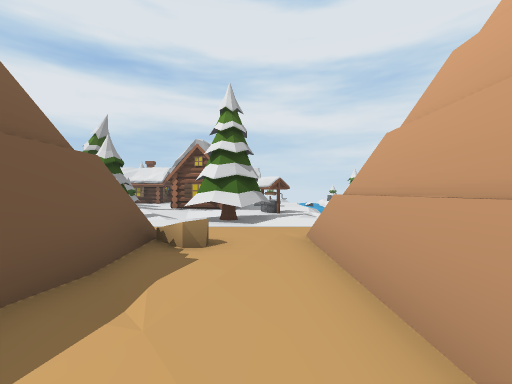
[1] (above)

23 first-person views from a walk through a 3-D level made in the Unity game engine. The camera is 1.5 m above the floor, looks level and sees 90° across. The floor is counted in squares, 2 m on a side. Each view is taken from the middle of a square. On the plan, view 1 faces up. The plan holds only what a view shows up to about 9 squares ahead; the rest is blank. The place goes on beyond the plan. The player character is not drawn.

[2]
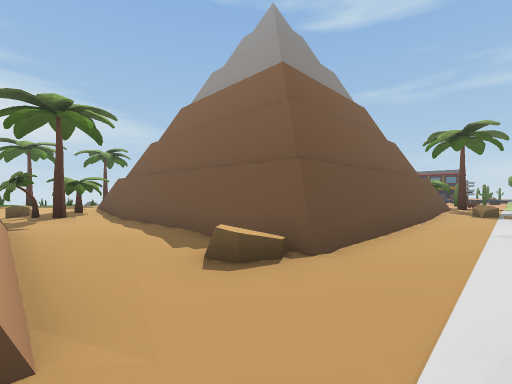

[3]
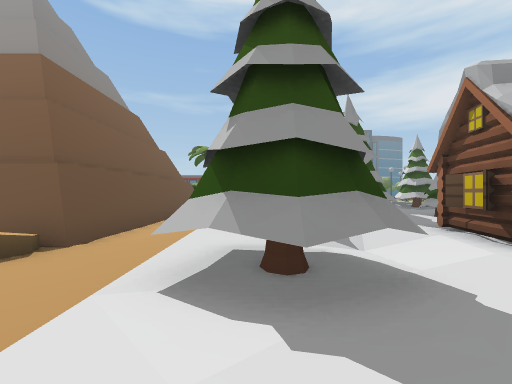

[4]
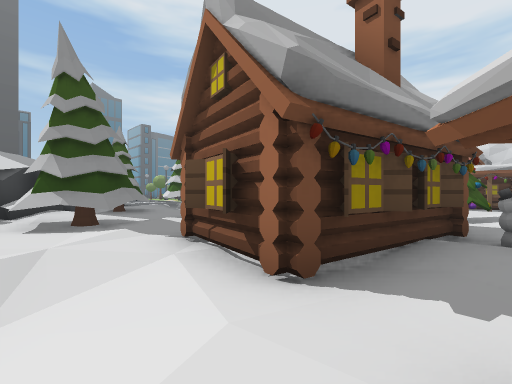

[5]
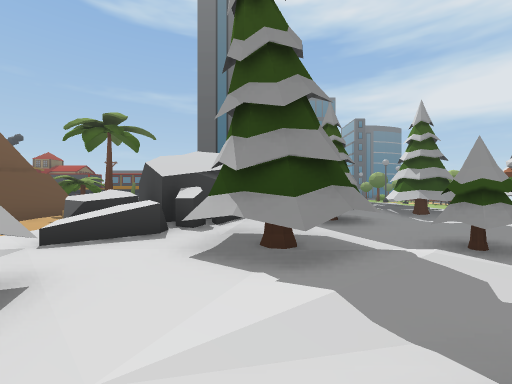

[6]
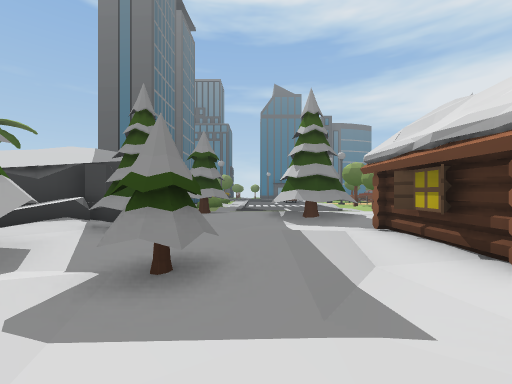

[7]
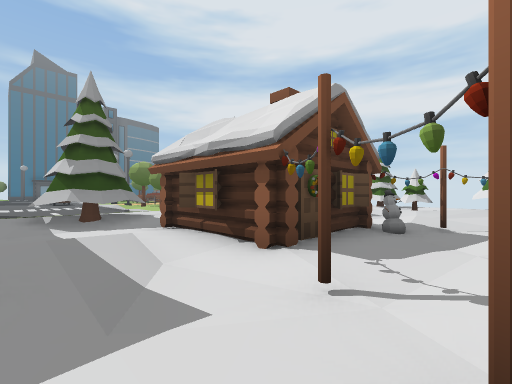

[8]
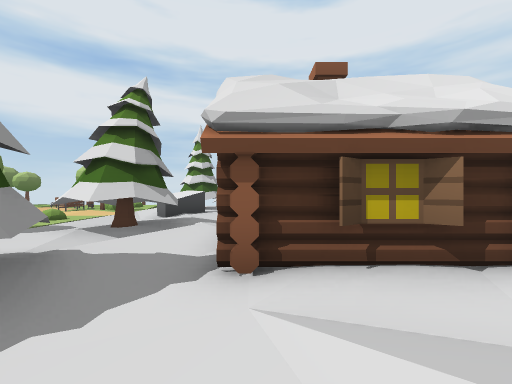

[9]
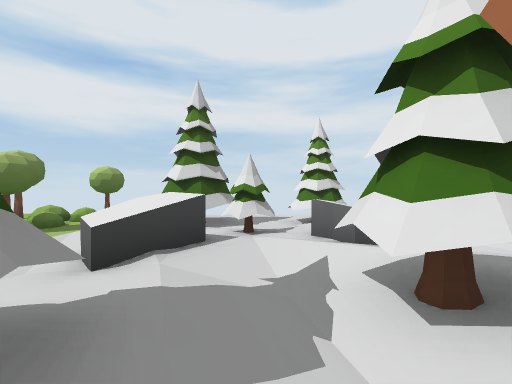

[10]
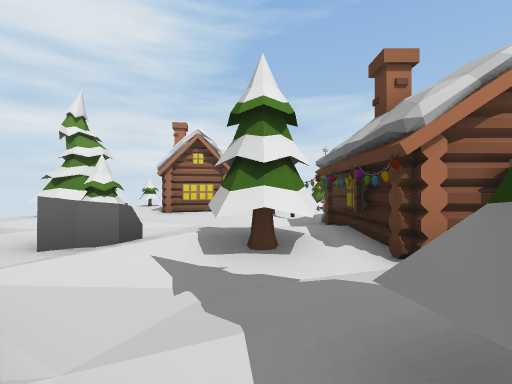

[11]
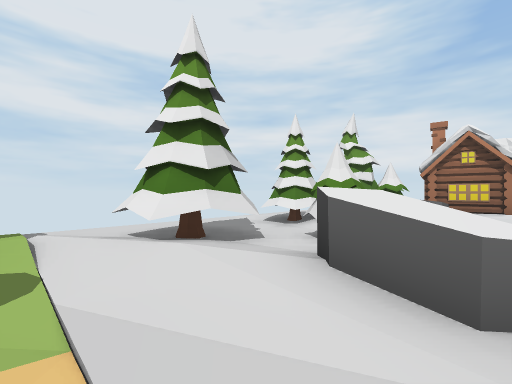

[12]
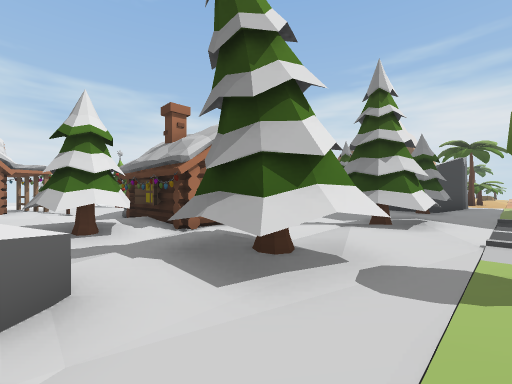

[13]
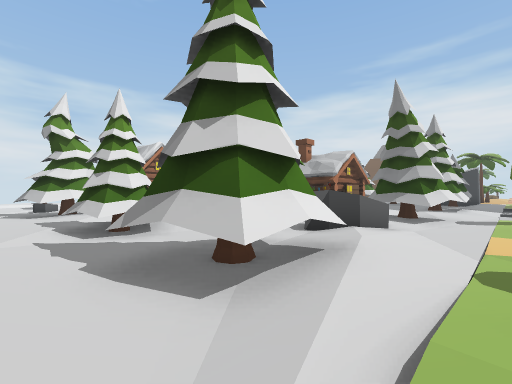

[14]
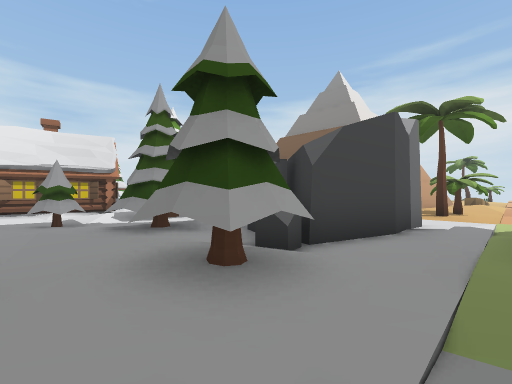

[15]
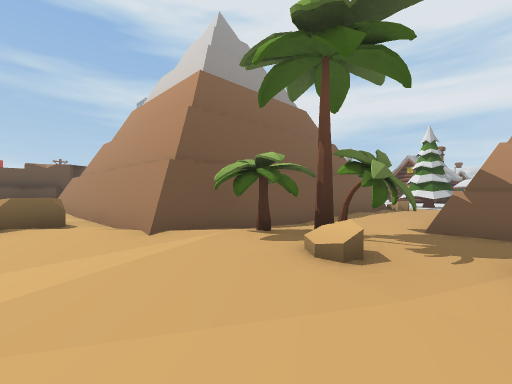

[16]
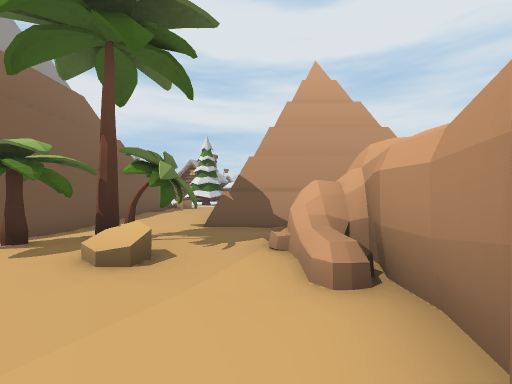

[17]
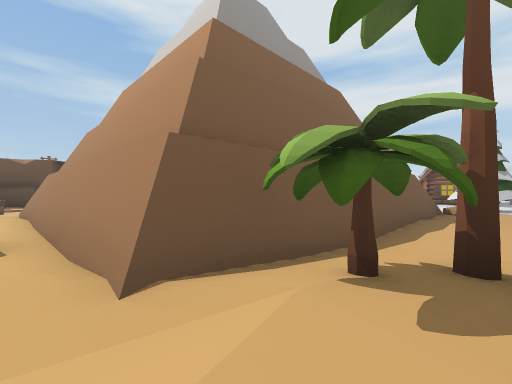

[18]
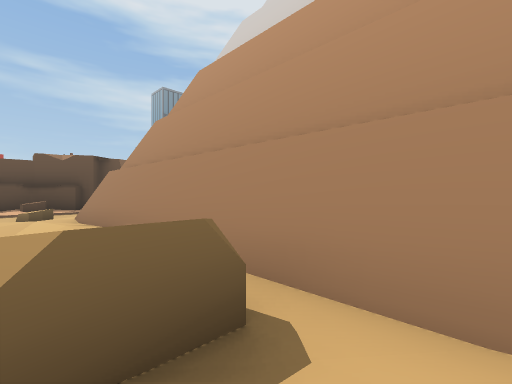

[19]
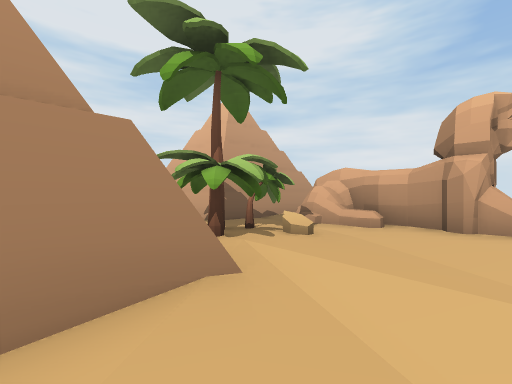

[20]
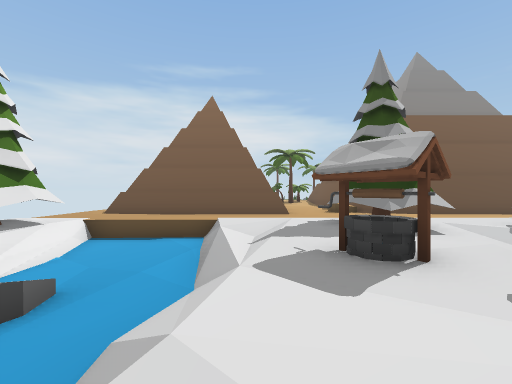

[21]
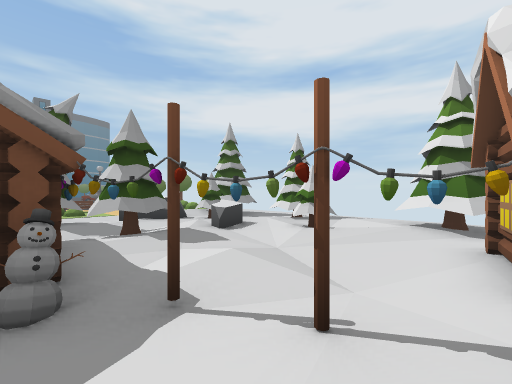

[22]
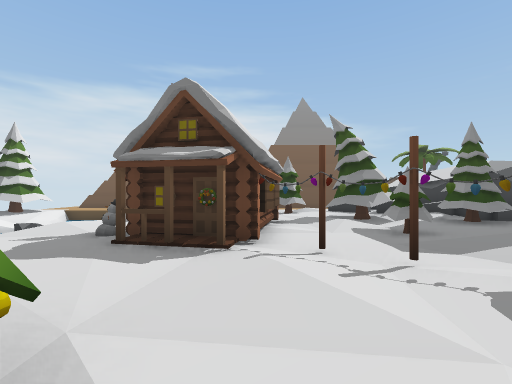

[23]
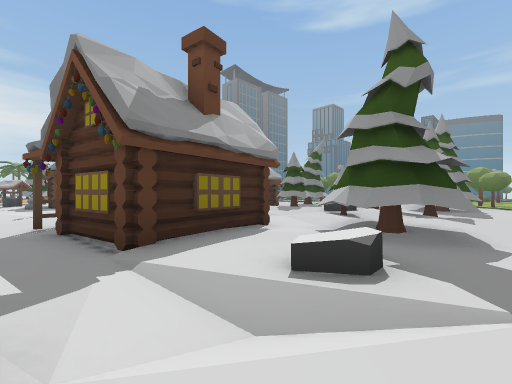

### Floor plan
Key: @ floor where view 1 was taken; # wall or solid block; x gap in a wall; . main floor; : floor 0.25 m higher than the main floor; - floor 0.25 m lower than the main floor; _ floor 0.5 m lower than the main floor; < floor 0.75 m lower than the main floor; ( floor 1 m lower than the main floor; ! floor 1.25 m lower than the main floor; / step, stairs or slope; = window, fence, low wall or low ledge; ^ raised ledge; T tree; H house; P plant; O other object.
Columns run from 14 left of view 1 to 8 right of it. Each row starts with its distance up from view 1.
 28 ................
 27 :.TT..T..TTT =/TT
 26 O:TT-TT..TTT..-.T
 25 .:TT....T:......
 24 .::.Tx.:T..####.
 23 ..^^..^....#  H.
 22 ..^.-.:....H  H.
 21 P...-TT.:..#H .-
 20 ..TT..:..##: ...
 19 OTTT.###H.:: ...
 18 .../.###H...TT..
 17 ..T..H##H......:
 16 .TTT-..-.#.:....
 15 .TTT-.//-.#.:H..
 14 ..:.-.:....H#H#..
 13 ..T:.:.TT..###.../
 12 ..T.TT.....###.../
 11 ..-^TT.TT:.##H.../(=
 10 ..###/:TT.....=#.<(/=
  9 .:####^TT..--...-/(!/
  8 ..# ###=.TT.-TT.-/(!=T
  7 ..  #^^=.TT..TT:._(!!T
  6 .............T...====..
  5 .T..=..................
  4 .T.##########=.#######.
  3 .TT         #..##
  2 ..          #..##
  1             #..#
  0             #.@#
 -1             #..####
 -2             #.....
 -3             #.TT.#
 -4             #T:T-##
 -5    ##########:..-#
 -6 .=-........:...-.#
 -7 .- ..-    ^.----.##

Where each view was taken, in squares from view 1:
view 1: 0 up, 0 right, facing up
view 2: 6 up, 1 right, facing down-left
view 3: 7 up, 2 right, facing left
view 4: 9 up, 0 right, facing up-left
view 5: 10 up, 3 left, facing left
view 6: 14 up, 4 left, facing left
view 7: 14 up, 4 left, facing up-left
view 8: 14 up, 9 left, facing up
view 9: 19 up, 10 left, facing up
view 10: 21 up, 12 left, facing right
view 11: 22 up, 14 left, facing up-right
view 12: 22 up, 14 left, facing down-right
view 13: 28 up, 14 left, facing down-right
view 14: 14 up, 14 left, facing down-right
view 15: 7 down, 2 right, facing up-left
view 16: 7 down, 2 right, facing up
view 17: 6 down, 0 right, facing up-left
view 18: 7 down, 3 left, facing up-left
view 19: 7 down, 3 left, facing up-right
view 20: 13 up, 2 right, facing down
view 21: 19 up, 3 left, facing up-left
view 22: 19 up, 3 left, facing down
view 23: 28 up, 1 right, facing down-left
